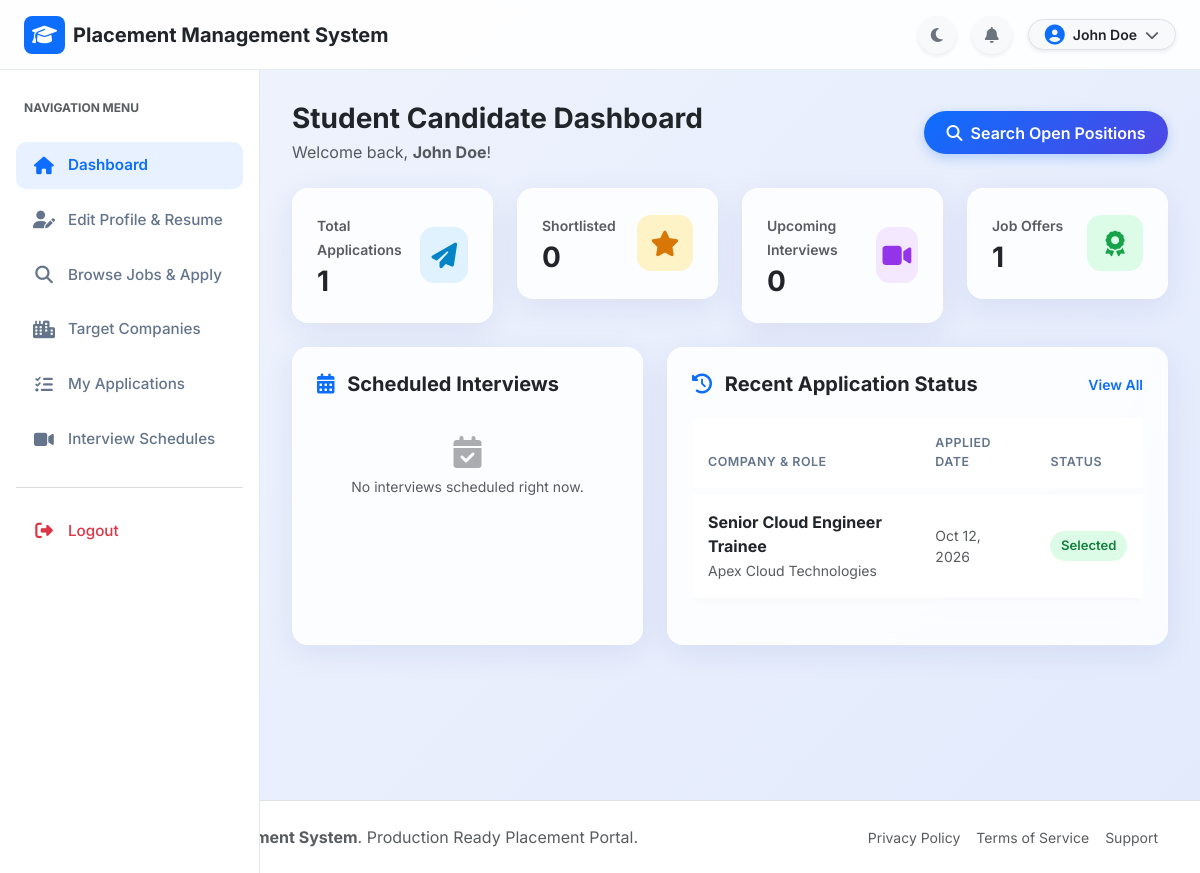
Screenshot of /student/index.php (signed in) with the database file from the repository.
### tables this page shows
CREATE TABLE IF NOT EXISTS `applications` (
  `id` INT AUTO_INCREMENT PRIMARY KEY,
  `job_id` INT NOT NULL,
  `student_id` INT NOT NULL,
  `status` ENUM('Applied', 'Shortlisted', 'Interview Scheduled', 'Selected', 'Rejected') DEFAULT 'Applied',
  `cover_note` TEXT DEFAULT NULL,
  `applied_at` TIMESTAMP DEFAULT CURRENT_TIMESTAMP,
  `updated_at` TIMESTAMP DEFAULT CURRENT_TIMESTAMP ON UPDATE CURRENT_TIMESTAMP,
  UNIQUE KEY `unique_student_job` (`job_id`, `student_id`),
  INDEX `idx_app_job` (`job_id`),
  INDEX `idx_app_student` (`student_id`),
  INDEX `idx_app_status` (`status`),
  CONSTRAINT `fk_app_job` FOREIGN KEY (`job_id`) REFERENCES `jobs` (`id`) ON DELETE CASCADE,
  CONSTRAINT `fk_app_student` FOREIGN KEY (`student_id`) REFERENCES `students` (`id`) ON DELETE CASCADE
);

CREATE TABLE IF NOT EXISTS `jobs` (
  `id` INT AUTO_INCREMENT PRIMARY KEY,
  `company_id` INT NOT NULL,
  `title` VARCHAR(150) NOT NULL,
  `department_id` INT DEFAULT NULL,
  `job_type` ENUM('Full Time', 'Internship', 'Part Time', 'Contract') DEFAULT 'Full Time',
  `location` VARCHAR(100) NOT NULL,
  `salary_package` VARCHAR(100) NOT NULL,
  `min_cgpa` DECIMAL(3,2) DEFAULT 0.00,
  `vacancies` INT DEFAULT 1,
  `deadline` DATE NOT NULL,
  `description` TEXT NOT NULL,
  `requirements` TEXT NOT NULL,
  `status` ENUM('Active', 'Closed') DEFAULT 'Active',
  `created_at` TIMESTAMP DEFAULT CURRENT_TIMESTAMP,
  `updated_at` TIMESTAMP DEFAULT CURRENT_TIMESTAMP ON UPDATE CURRENT_TIMESTAMP,
  INDEX `idx_job_company` (`company_id`),
  INDEX `idx_job_dept` (`department_id`),
  INDEX `idx_job_status` (`status`),
  CONSTRAINT `fk_jobs_company` FOREIGN KEY (`company_id`) REFERENCES `companies` (`id`) ON DELETE CASCADE,
  CONSTRAINT `fk_jobs_department` FOREIGN KEY (`department_id`) REFERENCES `departments` (`id`) ON DELETE SET NULL
);

CREATE TABLE IF NOT EXISTS `companies` (
  `id` INT AUTO_INCREMENT PRIMARY KEY,
  `company_name` VARCHAR(150) NOT NULL,
  `email` VARCHAR(100) NOT NULL UNIQUE,
  `password` VARCHAR(255) NOT NULL,
  `phone` VARCHAR(20) DEFAULT NULL,
  `website` VARCHAR(150) DEFAULT NULL,
  `industry` VARCHAR(100) DEFAULT NULL,
  `location` VARCHAR(100) DEFAULT NULL,
  `description` TEXT DEFAULT NULL,
  `logo` VARCHAR(255) DEFAULT 'default-company.png',
  `status` ENUM('Pending', 'Approved', 'Rejected') DEFAULT 'Approved',
  `created_at` TIMESTAMP DEFAULT CURRENT_TIMESTAMP,
  `updated_at` TIMESTAMP DEFAULT CURRENT_TIMESTAMP ON UPDATE CURRENT_TIMESTAMP,
  INDEX `idx_company_email` (`email`),
  INDEX `idx_company_status` (`status`)
);

### student/index.php (the view, shortened to what this page needs)
<?php
require_once __DIR__ . '/../config/database.php';
$student_id = $_SESSION['user_id'];
$total_applied = 0;
$shortlisted_count = 0;
$interviews_count = 0;
$selected_count = 0;
$stmt1 = $conn->prepare("SELECT status, COUNT(*) FROM applications WHERE student_id = ? GROUP BY status");
$stmt1->bind_param("i", $student_id);
$stmt1->execute();
$res1 = $stmt1->get_result();
while ($row = $res1->fetch_assoc()) {
    $total_applied += $row['COUNT(*)'];
    if ($row['status'] === 'Selected') $selected_count += $row['COUNT(*)'];
}
$stmt2 = $conn->prepare("
    SELECT a.*, j.title AS job_title, c.company_name, c.logo
    FROM applications a
    JOIN jobs j ON a.job_id = j.id
    JOIN companies c ON j.company_id = c.id
    WHERE a.student_id = ?
    ORDER BY a.id DESC LIMIT 5
");
$stmt2->bind_param("i", $student_id);
$stmt2->execute();
$recent_apps = $stmt2->get_result()->fetch_all(MYSQLI_ASSOC);
$stmt3 = $conn->prepare("
    SELECT i.*, j.title AS job_title, c.company_name
    FROM interviews i
    JOIN applications a ON i.application_id = a.id
    JOIN jobs j ON a.job_id = j.id
    JOIN companies c ON j.company_id = c.id
    WHERE a.student_id = ? AND i.interview_date >= NOW()
    ORDER BY i.interview_date ASC
");
$stmt3->bind_param("i", $student_id);
$stmt3->execute();
$upcoming_interviews = $stmt3->get_result()->fetch_all(MYSQLI_ASSOC);
require_once __DIR__ . '/../includes/header.php';
require_once __DIR__ . '/../includes/navbar.php';
?>
<div class="app-layout">
    <?php require_once __DIR__ . '/../includes/sidebar.php'; ?>
    <main class="app-main">
        <div class="d-flex justify-content-between align-items-center mb-4">
            <div>
                <h3 class="fw-bold text-dark mb-1">Student Candidate Dashboard</h3>
                <p class="text-muted mb-0">Welcome back, <strong><?php echo htmlspecialchars($_SESSION['user_name']); ?></strong>!</p>
            </div>
            <a href="jobs.php" class="btn btn-primary-custom rounded-pill">
                <i class="fas fa-search me-1"></i> Search Open Positions
            </a>
        </div>
        <div class="row g-4 mb-4">
            <div class="col-md-3 col-6">
                <div class="glass-card stat-card">
                    <div>
                        <span class="text-muted small fw-semibold">Total Applications</span>
                        <h3 class="fw-bold text-dark mb-0 mt-1"><?php echo $total_applied; ?></h3>
                    </div>
                    <div class="stat-icon primary"><i class="fas fa-paper-plane"></i></div>
                </div>
            </div>
            <div class="col-md-3 col-6">
                <div class="glass-card stat-card">
                    <div>
                        <span class="text-muted small fw-semibold">Shortlisted</span>
                        <h3 class="fw-bold text-dark mb-0 mt-1"><?php echo $shortlisted_count; ?></h3>
                    </div>
                    <div class="stat-icon warning"><i class="fas fa-star"></i></div>
                </div>
            </div>
            <div class="col-md-3 col-6">
                <div class="glass-card stat-card">
                    <div>
                        <span class="text-muted small fw-semibold">Upcoming Interviews</span>
                        <h3 class="fw-bold text-dark mb-0 mt-1"><?php echo $interviews_count; ?></h3>
                    </div>
                    <div class="stat-icon purple"><i class="fas fa-video"></i></div>
                </div>
            </div>
            <div class="col-md-3 col-6">
                <div class="glass-card stat-card">
                    <div>
                        <span class="text-muted small fw-semibold">Job Offers</span>
                        <h3 class="fw-bold text-dark mb-0 mt-1"><?php echo $selected_count; ?></h3>
                    </div>
                    <div class="stat-icon success"><i class="fas fa-award"></i></div>
                </div>
            </div>
        </div>
        <div class="row g-4">
            <div class="col-lg-5">
                <div class="glass-card p-4 h-100">
                    <h5 class="fw-bold text-dark mb-3"><i class="fas fa-calendar-alt text-primary me-2"></i> Scheduled Interviews</h5>
                    <?php if (empty($upcoming_interviews)): ?>
                        <div class="text-center py-4 text-muted">
                            <i class="fas fa-calendar-check fs-2 mb-2 opacity-50"></i>
                            <p class="mb-0 small">No interviews scheduled right now.</p>
                        </div>
                    <?php endif; ?>
                </div>
            </div>
            <div class="col-lg-7">
                <div class="glass-card p-4 h-100">
                    <div class="d-flex justify-content-between align-items-center mb-3">
                        <h5 class="fw-bold text-dark mb-0"><i class="fas fa-history text-primary me-2"></i> Recent Application Status</h5>
                        <a href="applications.php" class="small text-primary text-decoration-none fw-semibold">View All</a>
                    </div>
                    <?php if (empty($recent_apps)): ?>
                        <div class="text-center py-4 text-muted">
                            <i class="fas fa-folder-open fs-2 mb-2 opacity-50"></i>
                            <p class="mb-0 small">You haven't submitted any job applications yet.</p>
                        </div>
                    <?php else: ?>
                        <div class="table-responsive">
                            <table class="table table-custom align-middle">
                                <thead>
                                    <tr>
                                        <th>Company & Role</th>
                                        <th>Applied Date</th>
                                        <th>Status</th>
                                    </tr>
                                </thead>
                                <tbody>
                                    <?php foreach ($recent_apps as $app): ?>
                                        <tr>
                                            <td>
                                                <div class="fw-bold text-dark"><?php echo htmlspecialchars($app['job_title']); ?></div>
                                                <small class="text-muted"><?php echo htmlspecialchars($app['company_name']); ?></small>
                                            </td>
                                            <td class="small text-muted"><?php echo date('M d, Y', strtotime($app['applied_at'])); ?></td>
                                            <td>
                                                <?php
                                                $badgeClass = 'badge-applied';
                                                if ($app['status'] === 'Selected') $badgeClass = 'badge-selected';
                                                ?>
                                                <span class="badge-status <?php echo $badgeClass; ?>"><?php echo htmlspecialchars($app['status']); ?></span>
                                            </td>
                                        </tr>
                                    <?php endforeach; ?>
                                </tbody>
                            </table>
                        </div>
                    <?php endif; ?>
                </div>
            </div>
        </div>
    </main>
</div>
<?php require_once __DIR__ . '/../includes/footer.php'; ?>

### assets/css/style.css (style rules this page uses)
:root { --primary-color: #0d6efd; --primary-dark: #0a58ca; --primary-light: #e7f1ff; --secondary-color: #4f46e5; --accent-color: #06b6d4; --bg-gradient: linear-gradient(135deg, #f0f4fd 0%, #e2eafc 100%); --card-bg: rgba(255, 255, 255, 0.85); --card-border: rgba(255, 255, 255, 0.6); --text-main: #1e293b; --text-muted: #64748b; --sidebar-width: 260px; --topbar-height: 70px; --glass-shadow: 0 8px 32px 0 rgba(31, 38, 135, 0.08); --transition-smooth: all 0.25s cubic-bezier(0.4, 0, 0.2, 1); }
body { font-family: 'Inter', system-ui, -apple-system, sans-serif; background: var(--bg-gradient); color: var(--text-main); min-height: 100vh; margin: 0; padding: 0; overflow-x: hidden; }
.glass-card { background: var(--card-bg); backdrop-filter: blur(12px); -webkit-backdrop-filter: blur(12px); border: 1px solid var(--card-border); border-radius: 16px; box-shadow: var(--glass-shadow); transition: var(--transition-smooth); }
.app-layout { display: flex; margin-top: var(--topbar-height); min-height: calc(100vh - var(--topbar-height)); }
.app-main { flex: 1; margin-left: var(--sidebar-width); padding: 2rem; transition: var(--transition-smooth); }
.stat-card { padding: 1.5rem; display: flex; align-items: center; justify-content: space-between; }
.stat-icon { width: 56px; height: 56px; border-radius: 14px; display: flex; align-items: center; justify-content: center; font-size: 1.6rem; }
.stat-icon.primary { background: #e0f2fe; color: #0284c7; }
.stat-icon.success { background: #dcfce7; color: #16a34a; }
.stat-icon.warning { background: #fef3c7; color: #d97706; }
.stat-icon.purple { background: #f3e8ff; color: #9333ea; }
.badge-status { padding: 0.4em 0.8em; font-size: 0.82rem; font-weight: 600; border-radius: 30px; display: inline-block; }
.badge-selected { background: #dcfce7; color: #15803d; }
.btn-primary-custom { background: linear-gradient(135deg, var(--primary-color), var(--secondary-color)); color: #fff; border: none; padding: 0.6rem 1.4rem; border-radius: 10px; font-weight: 600; box-shadow: 0 4px 12px rgba(13, 110, 253, 0.25); transition: var(--transition-smooth); }
.table-custom { border-collapse: separate; border-spacing: 0 6px; }
.table-custom tbody tr { background: #ffffff; border-radius: 10px; box-shadow: 0 2px 8px rgba(0,0,0,0.03); transition: var(--transition-smooth); }
.table-custom th { border: none; color: var(--text-muted); font-weight: 600; text-transform: uppercase; font-size: 0.78rem; letter-spacing: 0.5px; padding: 1rem; }
.table-custom td { border: none; padding: 1rem; vertical-align: middle; }

### rows the page displays
applications: job.title "Senior Cloud Engineer Trainee", companies.company_name "Apex Cloud Technologies", applied_at "Oct 12, 2026", status "Selected"

### other values shown
APP_NAME "Placement Management System"
$_SESSION['user_name'] "John Doe"
$total_applied "1"
$shortlisted_count "0"
$interviews_count "0"
$selected_count "1"
